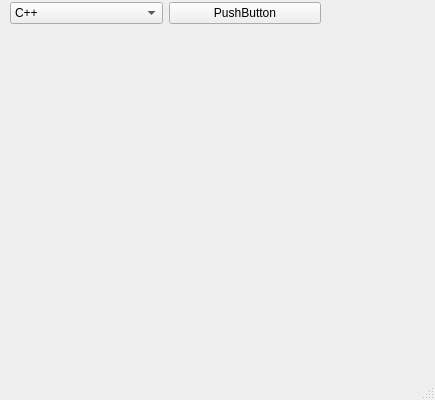
<?xml version="1.0" encoding="UTF-8"?>
<ui version="4.0">
 <class>MainWindow</class>
 <widget class="QMainWindow" name="MainWindow">
  <property name="geometry">
   <rect>
    <x>0</x>
    <y>0</y>
    <width>435</width>
    <height>400</height>
   </rect>
  </property>
  <property name="windowTitle">
   <string>MainWindow</string>
  </property>
  <widget class="QWidget" name="centralwidget">
   <widget class="QWidget" name="">
    <property name="geometry">
     <rect>
      <x>10</x>
      <y>0</y>
      <width>311</width>
      <height>26</height>
     </rect>
    </property>
    <layout class="QHBoxLayout" name="horizontalLayout">
     <item>
      <widget class="QComboBox" name="comboBox">
       <item>
        <property name="text">
         <string>C++</string>
        </property>
        <property name="icon">
         <iconset resource="Imgs.qrc">
          <normaloff>:/img/Img/icons8-c++-48.png</normaloff>:/img/Img/icons8-c++-48.png</iconset>
        </property>
       </item>
       <item>
        <property name="text">
         <string>Qt</string>
        </property>
        <property name="icon">
         <iconset resource="Imgs.qrc">
          <normaloff>:/img/Img/icons8-qt-50.png</normaloff>:/img/Img/icons8-qt-50.png</iconset>
        </property>
       </item>
       <item>
        <property name="text">
         <string>Java</string>
        </property>
        <property name="icon">
         <iconset resource="Imgs.qrc">
          <normaloff>:/img/Img/icons8-logo-java-coffee-cup-50.png</normaloff>:/img/Img/icons8-logo-java-coffee-cup-50.png</iconset>
        </property>
       </item>
       <item>
        <property name="text">
         <string>Python</string>
        </property>
        <property name="icon">
         <iconset resource="Imgs.qrc">
          <normaloff>:/img/Img/icons8-python-48.png</normaloff>:/img/Img/icons8-python-48.png</iconset>
        </property>
       </item>
       <item>
        <property name="text">
         <string>Css</string>
        </property>
        <property name="icon">
         <iconset resource="Imgs.qrc">
          <normaloff>:/img/Img/icons8-css3-48.png</normaloff>:/img/Img/icons8-css3-48.png</iconset>
        </property>
       </item>
      </widget>
     </item>
     <item>
      <widget class="QPushButton" name="pushButton">
       <property name="text">
        <string>PushButton</string>
       </property>
      </widget>
     </item>
    </layout>
   </widget>
  </widget>
  <widget class="QMenuBar" name="menubar">
   <property name="geometry">
    <rect>
     <x>0</x>
     <y>0</y>
     <width>435</width>
     <height>20</height>
    </rect>
   </property>
  </widget>
  <widget class="QStatusBar" name="statusbar"/>
 </widget>
 <resources>
  <include location="Imgs.qrc"/>
 </resources>
 <connections/>
</ui>
